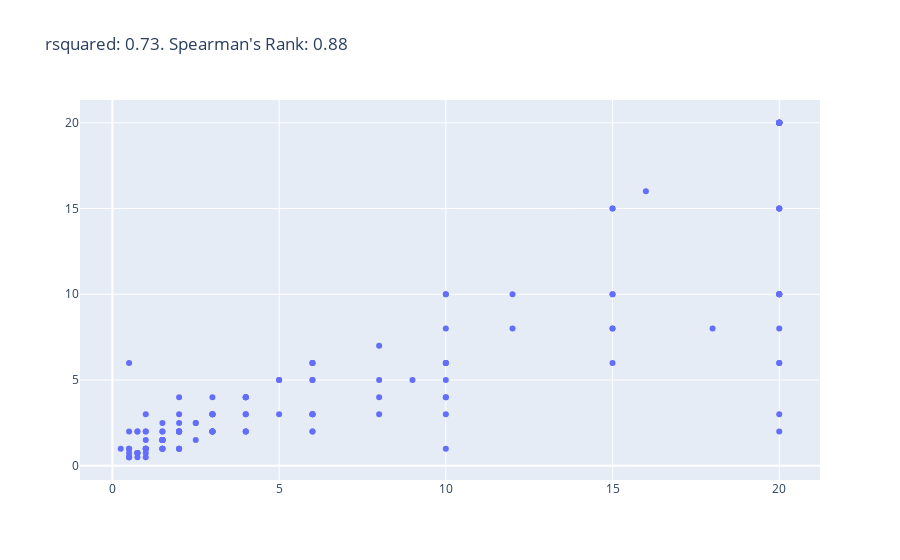

The notebook cell this image was saved under:
### Code cell
def clean_heights_spreads(list_values:list) -> list:
    """
    Quick helper function to set max possible height or spread value to 20 feet (approx 6 meters).
    """
    cleaned_values = []
    for value in list_values:
        if value > 20:
            value = 20
        cleaned_values.append(value)
    return cleaned_values

clean_max_heights = clean_heights_spreads(max_heights)
clean_max_spreads = clean_heights_spreads(max_spreads)

# relationship between height and spread.
max_spearman =  round(stats.spearmanr(clean_max_heights, clean_max_spreads).correlation, 2)
max_rsquared = round(stats.linregress(clean_max_heights, clean_max_spreads).rvalue**2, 2)

max_title = f"rsquared: {max_rsquared}. Spearman's Rank: {max_spearman}"

fig = go.Figure(data=go.Scatter(x=clean_max_heights, y=clean_max_spreads, mode="markers"))
fig.update_layout(title_text=max_title) 
fig.show("svg")

### Figure 1 — Plotly figure (JSON) as saved in the notebook; plotly's stock layout.template omitted (floating-point values rounded to 4 significant figures; data arrays with more than 128 entries replaced by an {"elided": "..."} marker saying what was removed)
{"data": [{"mode": "markers", "type": "scatter", "x": {"elided": "147 float values"}, "y": {"elided": "147 float values"}}], "layout": {"title": {"text": "rsquared: 0.73. Spearman's Rank: 0.88"}}}
